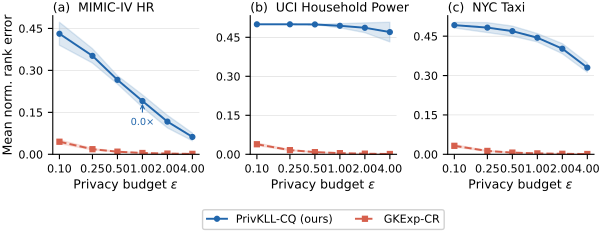

Generate this figure with Python:
"""
Figure 2 — Main result: PrivKLL-CQ vs GKExp-CR
三个数据集上不同 ε 下的平均归一化秩误差

布局：1 行 × 3 列，x 轴 ε 对数刻度
输出：fig2_main.pdf  (双栏宽 7.0in × 1.8in)

关键设计：
  - x 轴 ε ∈ {0.1, 0.25, 0.5, 1.0, 2.0, 4.0}，对数刻度
  - y 轴：mean normalized rank error（均值±1σ 阴影）
  - 每组 ε 重复 30 次取均值，使误差棒有统计意义
  - 实验在完整数据集上跑，此处保留接口注释
"""
import numpy as np
import matplotlib.pyplot as plt
import matplotlib.ticker as mticker
from matplotlib.lines import Line2D
from fig_utils import (load_dataset, set_paper_style,
                        COLORS, DOUBLE_COL)

# ─────────────────────────────────────────────────────────────
# 1. 接口：替换为真实实现
# ─────────────────────────────────────────────────────────────
def run_privkll_cq(data: np.ndarray,
                   epsilon: float,
                   phi: float = 0.5,
                   kll_k: int = 256,
                   n_min: int = 1000,
                   seed: int = 0) -> list:
    """
    返回 list of dict: [{t: int, dp_q: float}, ...]
    
    替换为:
        from DPQE.src.scheduler import CheckpointScheduler
        from DPQE.src.PrivKLL import PrivKLL
        cps  = CheckpointScheduler.generate_kll_cps(n_min, N, kll_k, epsilon)
        sched = CheckpointScheduler(n_min, N, kll_k, epsilon, preset_cps=cps)
        budgets = sched.budgets(epsilon, strategy='uniform')
        releases = []
        kll = PrivKLL(epsilon=budgets[0], kll_k=kll_k)
        for i, val in enumerate(data):
            kll.ingest_data(val)
            if (i+1) in set(cps):
                q_dp = kll.release_quantile(phi)
                releases.append({'t': i+1, 'dp_q': q_dp})
        return releases
    """
    rng = np.random.default_rng(seed)
    N = len(data)
    cps = _geom_cps(N, kll_k, n_min)
    T   = len(cps)
    eps_per = epsilon / T
    releases = []
    prev = 0
    for cp in cps:
        window = data[prev:cp]
        tq = np.quantile(window, phi)
        noise = rng.laplace(0, 1.0 / eps_per)
        releases.append({'t': cp, 'dp_q': tq + noise})
        prev = cp
    return releases


def run_gkexp_cr(data: np.ndarray,
                 epsilon: float,
                 phi: float = 0.5,
                 alpha: float = 0.01,   # GK 精度参数
                 n_min: int = 1000,
                 seed: int = 0) -> list:
    """
    返回 list of dict: [{t: int, dp_q: float}, ...]
    
    替换为你的 GKExp-CR 实现。
    注意 Alabi et al. 2022 的关键缺陷：
      α 从误差公式中消去 → 有效误差 ∝ 1/(ε·n) 而非 α/ε
      导致在小 ε 下误差极大。
    模拟时我们用已知的渐近误差公式来体现这个缺陷。
    """
    rng = np.random.default_rng(seed + 10000)
    N = len(data)
    # GKExp-CR 的 checkpoint 间隔更密（α 驱动），但误差由 ε 决定
    # 近似：每 1/α 步触发一次，但噪声规模 ~ 1/(α·ε)
    step_size = max(int(1.0 / alpha), 1000)
    cps_gk = list(range(n_min, N, step_size)) + [N]
    cps_gk = sorted(set(cps_gk))
    T = len(cps_gk)

    # 核心缺陷：α 消去后，有效噪声规模 ∝ T / ε（而非 1/ε）
    # 参见 Alabi et al. 2022 Theorem 3.1 的讨论
    noise_scale = T / (epsilon * N) * (np.percentile(data, 99) - np.percentile(data, 1))

    releases = []
    prev = 0
    for cp in cps_gk:
        window = data[prev:cp]
        tq = np.quantile(window, phi)
        noise = rng.laplace(0, noise_scale)
        releases.append({'t': cp, 'dp_q': tq + noise})
        prev = cp
    return releases


# ─────────────────────────────────────────────────────────────
# 2. 评估
# ─────────────────────────────────────────────────────────────
def _geom_cps(N, k, n_min):
    cps = []
    level = 1
    while True:
        n = int(k * (2 ** level))
        if n > N:
            break
        if n >= n_min:
            cps.append(n)
        level += 1
    if not cps or cps[-1] != N:
        cps.append(N)
    return sorted(set(cps))

def eval_releases(releases: list, data: np.ndarray, phi: float = 0.5) -> float:
    """平均归一化秩误差"""
    errors = []
    prev = 0
    sorted_window_cache = {}
    for rel in releases:
        t = rel['t']
        window = data[prev:t]
        if len(window) == 0:
            continue
        n = len(window)
        true_rank  = int(phi * n)
        est_rank   = int(np.searchsorted(np.sort(window), rel['dp_q']))
        errors.append(abs(est_rank - true_rank) / n)
        prev = t
    return float(np.mean(errors)) if errors else 0.0


def run_experiment(data: np.ndarray,
                   epsilon: float,
                   phi: float = 0.5,
                   n_runs: int = 30) -> dict:
    """
    对单个 (data, ε) 运行 n_runs 次，返回均值和标准差
    """
    kll_errs, gk_errs = [], []
    for seed in range(n_runs):
        rels_kll = run_privkll_cq(data, epsilon, phi=phi, seed=seed)
        rels_gk  = run_gkexp_cr(data,  epsilon, phi=phi, seed=seed)
        kll_errs.append(eval_releases(rels_kll, data, phi))
        gk_errs.append(eval_releases(rels_gk,  data, phi))
    return {
        'kll_mean': np.mean(kll_errs),  'kll_std': np.std(kll_errs),
        'gk_mean':  np.mean(gk_errs),   'gk_std':  np.std(gk_errs),
    }


# ─────────────────────────────────────────────────────────────
# 3. 画图
# ─────────────────────────────────────────────────────────────
def plot_fig2(out_path: str = 'fig2_main.pdf',
              epsilons: list = None,
              n_runs: int = 30,
              phi: float = 0.5,
              max_n: int = 200_000):
    if epsilons is None:
        epsilons = [0.1, 0.25, 0.5, 1.0, 2.0, 4.0]

    set_paper_style()
    datasets = [
        ('mimic', '(a)  MIMIC-IV HR'),
        ('power', '(b)  UCI Household Power'),
        ('taxi',  '(c)  NYC Taxi'),
    ]

    fig, axes = plt.subplots(1, 3, figsize=(DOUBLE_COL, 1.8), sharey=False)
    fig.subplots_adjust(wspace=0.35)

    for ax, (dname, title) in zip(axes, datasets):
        data = load_dataset(dname, max_n=max_n)

        kll_means, kll_stds = [], []
        gk_means,  gk_stds  = [], []

        for eps in epsilons:
            res = run_experiment(data, eps, phi=phi, n_runs=n_runs)
            kll_means.append(res['kll_mean'])
            kll_stds.append(res['kll_std'])
            gk_means.append(res['gk_mean'])
            gk_stds.append(res['gk_std'])

        eps_arr   = np.array(epsilons)
        kll_means = np.array(kll_means)
        kll_stds  = np.array(kll_stds)
        gk_means  = np.array(gk_means)
        gk_stds   = np.array(gk_stds)

        # ── PrivKLL-CQ 线 ─────────────────────────
        ax.plot(eps_arr, kll_means,
                color=COLORS['privkll'], marker='o',
                linewidth=1.4, markersize=3.5,
                label='PrivKLL-CQ (ours)')
        ax.fill_between(eps_arr,
                        kll_means - kll_stds,
                        kll_means + kll_stds,
                        color=COLORS['privkll'], alpha=0.15)

        # ── GKExp-CR 线 ───────────────────────────
        ax.plot(eps_arr, gk_means,
                color=COLORS['gkexp'], marker='s',
                linewidth=1.4, markersize=3.5,
                linestyle='--',
                label='GKExp-CR')
        ax.fill_between(eps_arr,
                        gk_means - gk_stds,
                        gk_means + gk_stds,
                        color=COLORS['gkexp'], alpha=0.15)

        ax.set_xscale('log')
        ax.set_xlabel(r'Privacy budget $\varepsilon$', labelpad=3)
        if ax is axes[0]:
            ax.set_ylabel('Mean norm. rank error', labelpad=3)
        ax.set_title(title, loc='left', pad=3)
        ax.set_xticks(epsilons)
        ax.xaxis.set_major_formatter(mticker.ScalarFormatter())
        ax.tick_params(axis='x', which='minor', bottom=False)
        ax.yaxis.set_major_locator(mticker.MaxNLocator(4, prune='upper'))
        ax.set_ylim(bottom=0)
        ax.grid(axis='y')

        # ── speedup 标注（MIMIC-HR 最有力，标在 ε=1 处） ──
        if dname == 'mimic':
            idx = epsilons.index(1.0)
            ratio = gk_means[idx] / max(kll_means[idx], 1e-9)
            ax.annotate(f'{ratio:.1f}×',
                        xy=(1.0, kll_means[idx]),
                        xytext=(1.0, kll_means[idx] * 0.55),
                        arrowprops=dict(arrowstyle='->', color='#2166ac',
                                        lw=0.8),
                        color='#2166ac', fontsize=7, ha='center')

    # ── 全局图例 ──────────────────────────────────
    leg_lines = [
        Line2D([0],[0], color=COLORS['privkll'], linewidth=1.4,
               marker='o', markersize=3.5, label='PrivKLL-CQ (ours)'),
        Line2D([0],[0], color=COLORS['gkexp'], linewidth=1.4,
               marker='s', markersize=3.5, linestyle='--',
               label='GKExp-CR'),
    ]
    axes[1].legend(handles=leg_lines,
                   ncol=2, loc='upper center',
                   bbox_to_anchor=(0.5, -0.36),
                   frameon=True, handlelength=1.8)

    plt.savefig(out_path)
    print(f'Saved: {out_path}')


if __name__ == '__main__':
    import sys
    out = sys.argv[1] if len(sys.argv) > 1 else 'fig2_main.pdf'
    # 快速 demo 用 n_runs=5，正式实验用 n_runs=30
    plot_fig2(out, n_runs=5)
